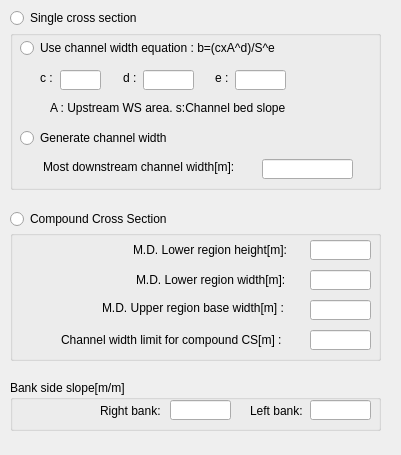
   <widget class="QWidget" name="toolBoxPage3">
    <property name="geometry">
     <rect>
      <x>0</x>
      <y>0</y>
      <width>401</width>
      <height>455</height>
     </rect>
    </property>
    <attribute name="label">
     <string>Channel CS</string>
    </attribute>
    <widget class="QRadioButton" name="rdo_single">
     <property name="geometry">
      <rect>
       <x>10</x>
       <y>10</y>
       <width>141</width>
       <height>16</height>
      </rect>
     </property>
     <property name="text">
      <string>Single cross section</string>
     </property>
    </widget>
    <widget class="QRadioButton" name="rdo_compound">
     <property name="geometry">
      <rect>
       <x>10</x>
       <y>211</y>
       <width>171</width>
       <height>16</height>
      </rect>
     </property>
     <property name="text">
      <string>Compound Cross Section</string>
     </property>
    </widget>
    <widget class="QGroupBox" name="groupBox_2">
     <property name="geometry">
      <rect>
       <x>10</x>
       <y>30</y>
       <width>371</width>
       <height>160</height>
      </rect>
     </property>
     <property name="title">
      <string/>
     </property>
     <widget class="QLabel" name="label_5">
      <property name="geometry">
       <rect>
        <x>30</x>
        <y>40</y>
        <width>91</width>
        <height>16</height>
       </rect>
      </property>
      <property name="text">
       <string>c : </string>
      </property>
     </widget>
     <widget class="QLabel" name="label_6">
      <property name="geometry">
       <rect>
        <x>113</x>
        <y>40</y>
        <width>21</width>
        <height>16</height>
       </rect>
      </property>
      <property name="text">
       <string>d :</string>
      </property>
     </widget>
     <widget class="QLabel" name="label_7">
      <property name="geometry">
       <rect>
        <x>205</x>
        <y>40</y>
        <width>31</width>
        <height>16</height>
       </rect>
      </property>
      <property name="text">
       <string>e :</string>
      </property>
     </widget>
     <widget class="QLabel" name="label_8">
      <property name="geometry">
       <rect>
        <x>40</x>
        <y>70</y>
        <width>261</width>
        <height>16</height>
       </rect>
      </property>
      <property name="text">
       <string>A : Upstream WS area. s:Channel bed slope</string>
      </property>
     </widget>
     <widget class="QLineEdit" name="txt_c">
      <property name="geometry">
       <rect>
        <x>50</x>
        <y>40</y>
        <width>41</width>
        <height>20</height>
       </rect>
      </property>
     </widget>
     <widget class="QLineEdit" name="txt_d">
      <property name="geometry">
       <rect>
        <x>133</x>
        <y>40</y>
        <width>51</width>
        <height>20</height>
       </rect>
      </property>
     </widget>
     <widget class="QLineEdit" name="txt_e">
      <property name="geometry">
       <rect>
        <x>225</x>
        <y>40</y>
        <width>51</width>
        <height>20</height>
       </rect>
      </property>
     </widget>
     <widget class="QLineEdit" name="txt_douwnstream">
      <property name="geometry">
       <rect>
        <x>252</x>
        <y>129</y>
        <width>91</width>
        <height>20</height>
       </rect>
      </property>
     </widget>
     <widget class="QRadioButton" name="rdo_useCh">
      <property name="geometry">
       <rect>
        <x>10</x>
        <y>10</y>
        <width>311</width>
        <height>16</height>
       </rect>
      </property>
      <property name="text">
       <string>Use channel width equation : b=(cxA^d)/S^e</string>
      </property>
     </widget>
     <widget class="QRadioButton" name="rdo_generateCh">
      <property name="geometry">
       <rect>
        <x>10</x>
        <y>100</y>
        <width>311</width>
        <height>16</height>
       </rect>
      </property>
      <property name="text">
       <string>Generate channel width</string>
      </property>
     </widget>
     <widget class="QLabel" name="label_14">
      <property name="geometry">
       <rect>
        <x>33</x>
        <y>129</y>
        <width>211</width>
        <height>16</height>
       </rect>
      </property>
      <property name="text">
       <string>Most downstream channel width[m]:</string>
      </property>
     </widget>
    </widget>
    <widget class="QGroupBox" name="groupBox_6">
     <property name="geometry">
      <rect>
       <x>10</x>
       <y>230</y>
       <width>371</width>
       <height>131</height>
      </rect>
     </property>
     <property name="title">
      <string/>
     </property>
     <widget class="QLabel" name="label_13">
      <property name="geometry">
       <rect>
        <x>123</x>
        <y>10</y>
        <width>171</width>
        <height>20</height>
       </rect>
      </property>
      <property name="text">
       <string>M.D. Lower region height[m]:</string>
      </property>
     </widget>
     <widget class="QLabel" name="label_16">
      <property name="geometry">
       <rect>
        <x>126</x>
        <y>40</y>
        <width>170</width>
        <height>20</height>
       </rect>
      </property>
      <property name="text">
       <string>M.D. Lower region width[m]:</string>
      </property>
     </widget>
     <widget class="QLabel" name="label_17">
      <property name="geometry">
       <rect>
        <x>92</x>
        <y>70</y>
        <width>201</width>
        <height>16</height>
       </rect>
      </property>
      <property name="text">
       <string>M.D. Upper region base width[m] : </string>
      </property>
     </widget>
     <widget class="QLabel" name="label_18">
      <property name="geometry">
       <rect>
        <x>51</x>
        <y>100</y>
        <width>241</width>
        <height>20</height>
       </rect>
      </property>
      <property name="text">
       <string>Channel width limit for compound CS[m] :</string>
      </property>
     </widget>
     <widget class="QLineEdit" name="txtLower_Region_Height">
      <property name="geometry">
       <rect>
        <x>300</x>
        <y>10</y>
        <width>61</width>
        <height>20</height>
       </rect>
      </property>
     </widget>
     <widget class="QLineEdit" name="txtLower_Region_Base_Width">
      <property name="geometry">
       <rect>
        <x>300</x>
        <y>40</y>
        <width>61</width>
        <height>20</height>
       </rect>
      </property>
     </widget>
     <widget class="QLineEdit" name="txtUpper_Region_Base_Width">
      <property name="geometry">
       <rect>
        <x>300</x>
        <y>70</y>
        <width>61</width>
        <height>20</height>
       </rect>
      </property>
     </widget>
     <widget class="QLineEdit" name="txtCompound_CSChannel_Width_Limit">
      <property name="geometry">
       <rect>
        <x>300</x>
        <y>100</y>
        <width>61</width>
        <height>20</height>
       </rect>
      </property>
     </widget>
    </widget>
    <widget class="QGroupBox" name="groupBox_7">
     <property name="geometry">
      <rect>
       <x>10</x>
       <y>380</y>
       <width>371</width>
       <height>51</height>
      </rect>
     </property>
     <property name="title">
      <string>Bank side slope[m/m]</string>
     </property>
     <widget class="QLabel" name="label_19">
      <property name="geometry">
       <rect>
        <x>90</x>
        <y>20</y>
        <width>71</width>
        <height>21</height>
       </rect>
      </property>
      <property name="text">
       <string>Right bank:</string>
      </property>
     </widget>
     <widget class="QLabel" name="label_20">
      <property name="geometry">
       <rect>
        <x>240</x>
        <y>20</y>
        <width>61</width>
        <height>21</height>
       </rect>
      </property>
      <property name="text">
       <string>Left bank:</string>
      </property>
     </widget>
     <widget class="QLineEdit" name="txtRight_bank">
      <property name="geometry">
       <rect>
        <x>160</x>
        <y>20</y>
        <width>61</width>
        <height>20</height>
       </rect>
      </property>
     </widget>
     <widget class="QLineEdit" name="txtLeft_bank">
      <property name="geometry">
       <rect>
        <x>300</x>
        <y>20</y>
        <width>61</width>
        <height>20</height>
       </rect>
      </property>
     </widget>
    </widget>
   </widget>
